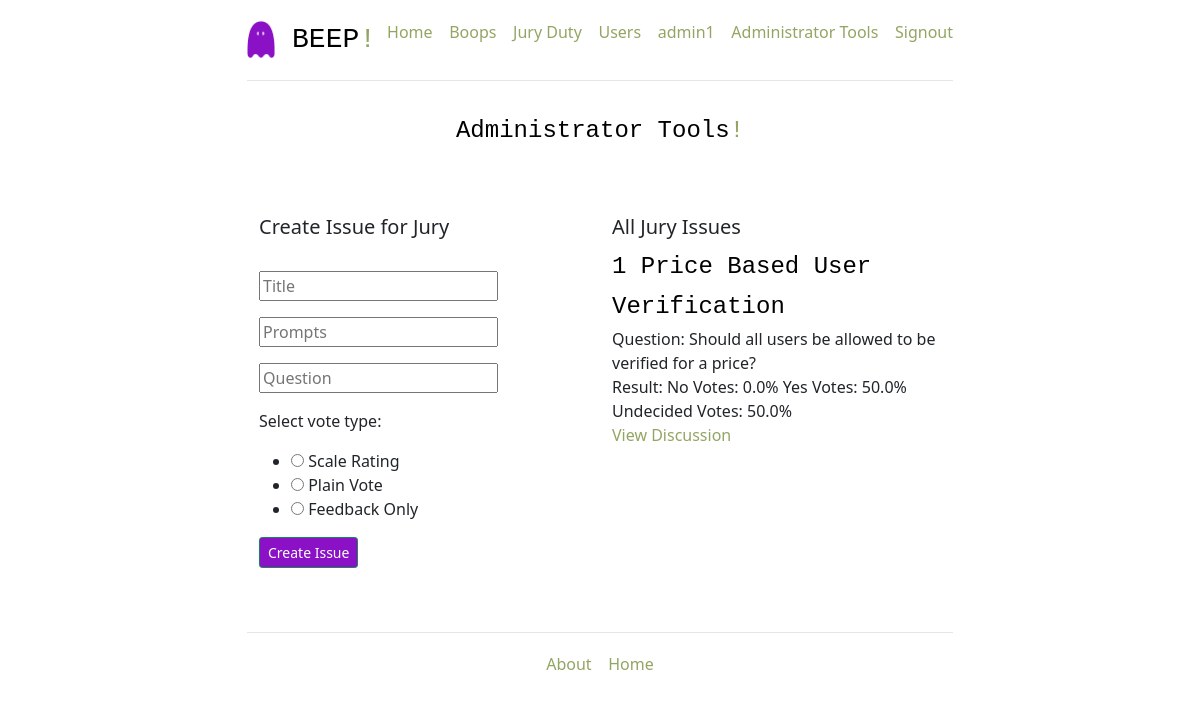
The page /admin (signed in) on the database its author committed.
### project/models.py (models this page shows, shortened)
class Issue(db.Model):
    __tablename__ = 'issues'
    id = db.Column(db.Integer, primary_key=True)
    title = db.Column(db.String, unique=True, nullable=False)
    prompt = db.Column(db.String, nullable=False)
    question = db.Column(db.String, nullable=False)
    type = db.Column(db.String, nullable=False, default=False)
    result = db.Column(db.String, default='In Progress')
    end_date = db.Column(db.DateTime, nullable=False)

### project/users/views.py (the view, shortened to what this page needs)
@users_blueprint.route('/admin', methods=['GET', 'POST'])
@login_required
@admin_required
def admin():
    error = None
    form = JuryForm(request.form)
    issues = db.session.query(Issue).all()
    return render_template('admin.html', form=form, error=error, issues=issues)

### project/users/forms.py
class JuryForm(Form):
    title = StringField(
        'Title',
        validators=[DataRequired()]
    )
    prompts = StringField(
        'Prompts',
        validators=[DataRequired()]
    )
    question = StringField(
        'Question',
        validators=[DataRequired()]
    )
    vote = RadioField(
        'Vote Type',
        choices=[(0,'Scale Rating'),(1,'Plain Vote'), (2, 'Feedback Only')]
    )

### project/users/views.py (called while the page is built)
def login_required(test):
    @wraps(test)
    def wrap(*args, **kwargs):
        if 'logged_in' in session:
            return test(*args, **kwargs)
        else:
            flash('You need to login first')
            return (redirect(url_for('users.login')))
    return wrap

def admin_required(test):
    @wraps(test)
    def wrap(*args, **kwargs):
        if 'admin' == session.get('role'):
            return test(*args, **kwargs)
        else:
            flash('You need to be an administrator to access this page.')
            return (redirect(url_for('users.login')))
    return wrap

### project/templates/admin.html (shortened to what this page needs)
{% extends '_base.html' %}
{% block content %}
<h4 style="text-align:center">Administrator Tools<span class = "exclamation">!</span></h4>
<br>
<div class="row marketing">
<div class="col-lg-6">
<h5>Create Issue for Jury</h5>
<br>
<form action="/admin" method="post" style = "margin: auto;">
    <p>
        {{ form.title(placeholder="Title") }}
    </p>
    <p>
        {{ form.prompts(placeholder="Prompts") }}
    </p>
    <p>
        {{ form.question(placeholder="Question") }}
    </p>
    <p>
        Select vote type:
        {{ form.vote }}
    </p>
<button class="btn btn-sm btn-success" type="submit" style="background-color: #8b11c6;">Create Issue</button>
</form>
</div>
<br>
<br>
<div class="col-lg-6">
<h5>All Jury Issues</h5>
    {% for issue in issues %}
    <div class="media">
        <div class="media-body">
            <h4 class="media-heading">{{issue.id}} {{ issue.title }}</h4>
            Question: {{issue.question}}
            <br>
            Result: {{issue.result}} {% if issue.result == "In Progress" %}<a href="{{ url_for('users.close_jury', issue_id=issue.id )}}">Close Issue</a> {% endif %}
            <br>
            <a href="{{ url_for('users.view_discussion', issue_id=issue.id )}}">View Discussion</a>
            <br>
            <br>
        </div>
    </div>
    {% endfor %}
</div>
</div>
<br>
{% endblock %}

### project/static/css/jumbotron-narrow.css (style rules this page uses)
body { padding-top: 20px; padding-bottom: 20px; }
.header, .marketing, .footer { padding-right: 15px; padding-left: 15px; }
.marketing { margin: 40px 0; }
@media screen and (min-width: 768px) { .header, .marketing, .footer { padding-right: 0; padding-left: 0; } }
a:link { color: #93a563; background-color: transparent; text-decoration: none; }
.exclamation { color: #93a563; font-family: 'Courier New', Courier, monospace; }
h4 { margin-top: 0; margin-bottom: 0; line-height: 40px; color: black; font-family: 'Courier New'; font-size: 20; }

### rows shown on the page
Issue: id "1", title "Price Based User Verification", question "Should all users be allowed to be verified for a price?", result "No Votes: 0.0% Yes Votes: 50.0% Undecided Votes: 50.0%"

### other values the page prints
{{ session.name }} "admin1"
